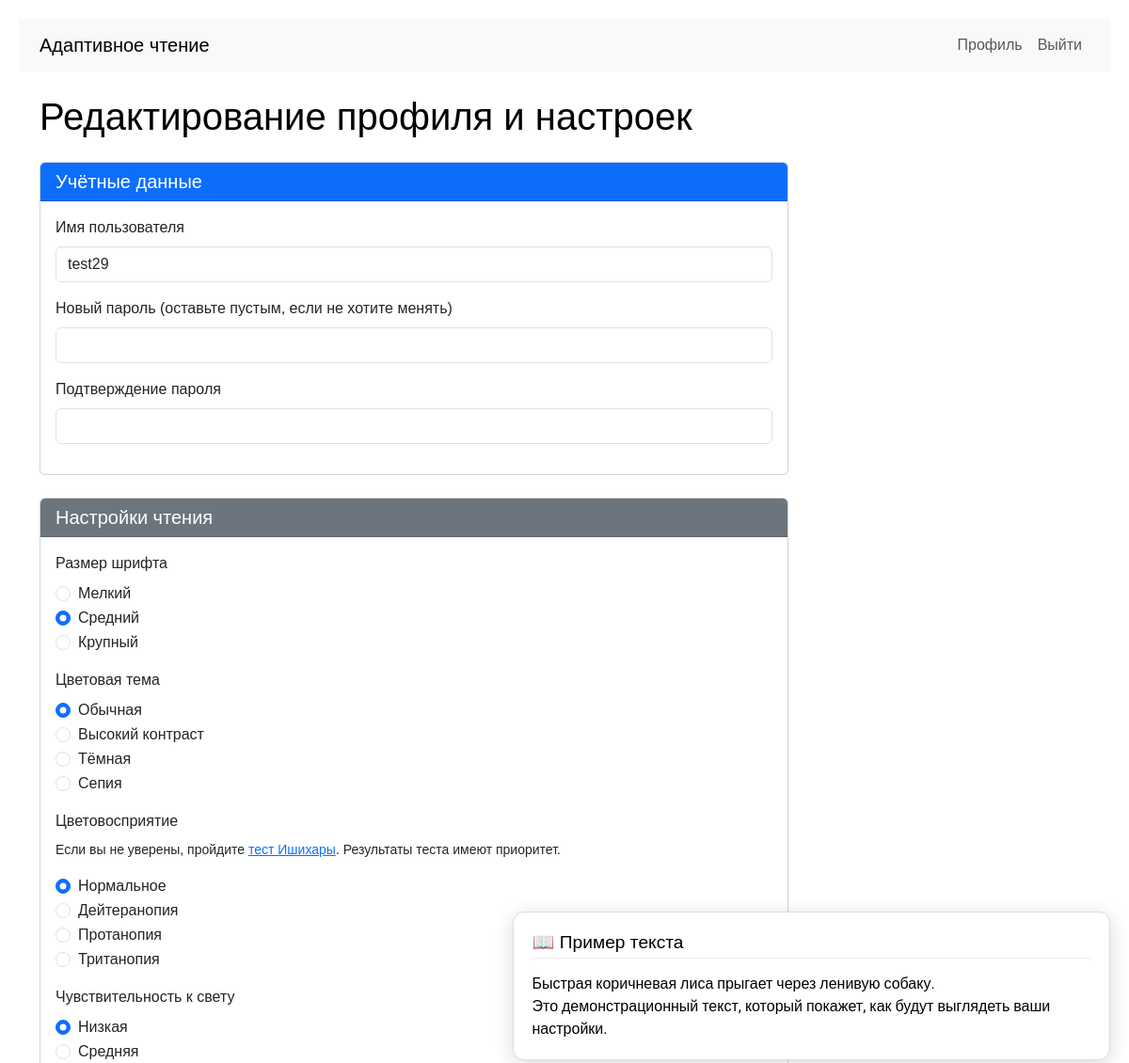
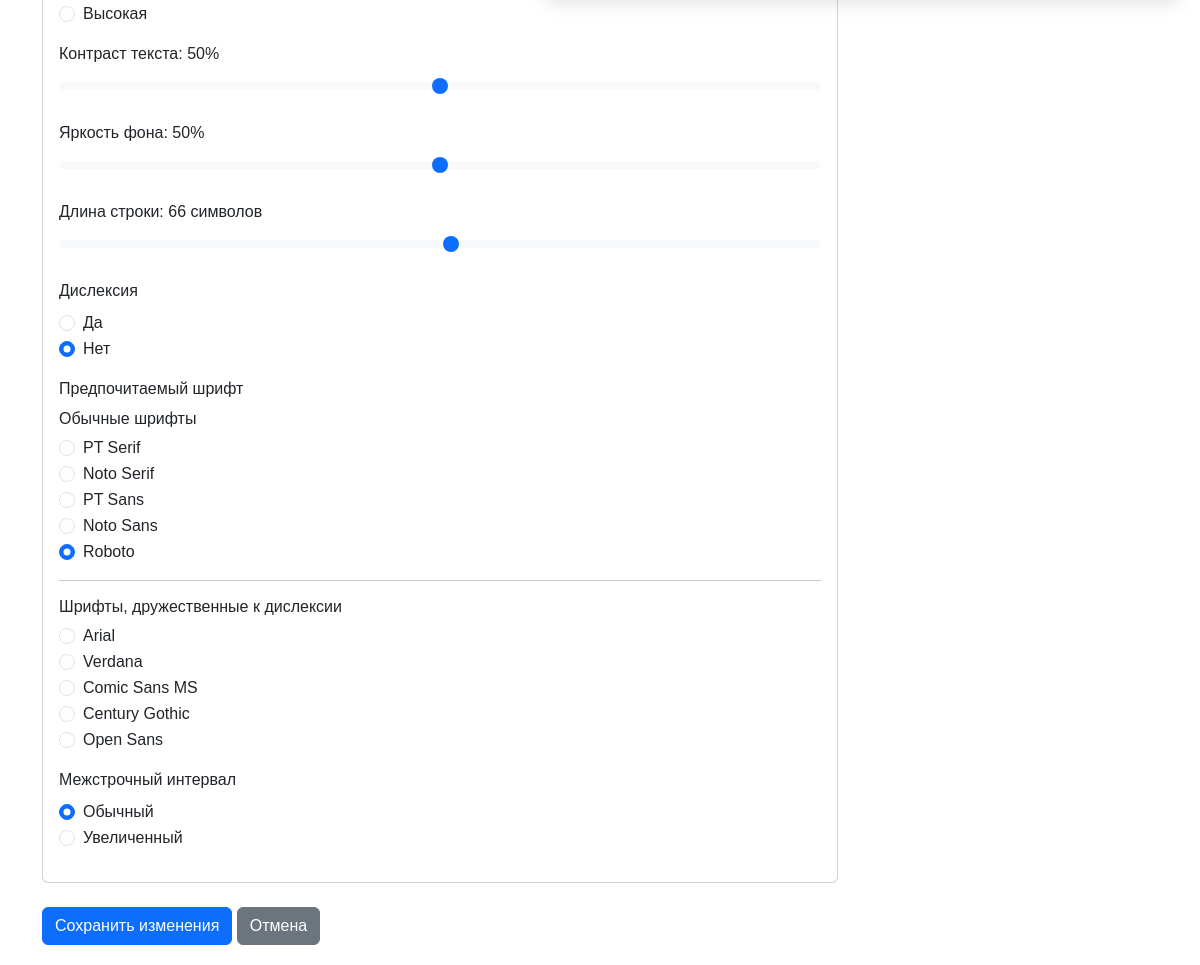
Page /profile/edit (signed in) on the earlier database version (2 pictures, top to bottom).
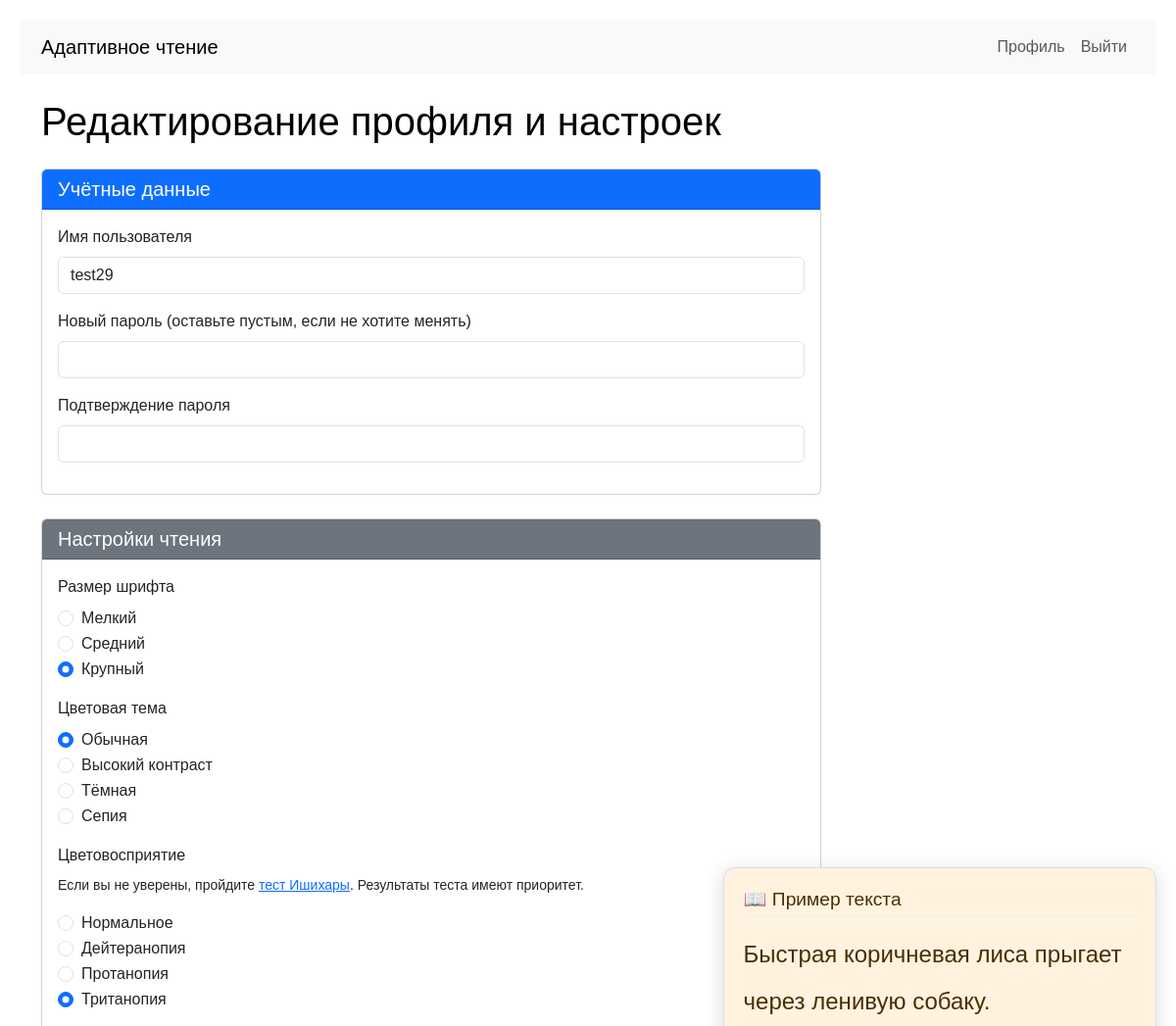
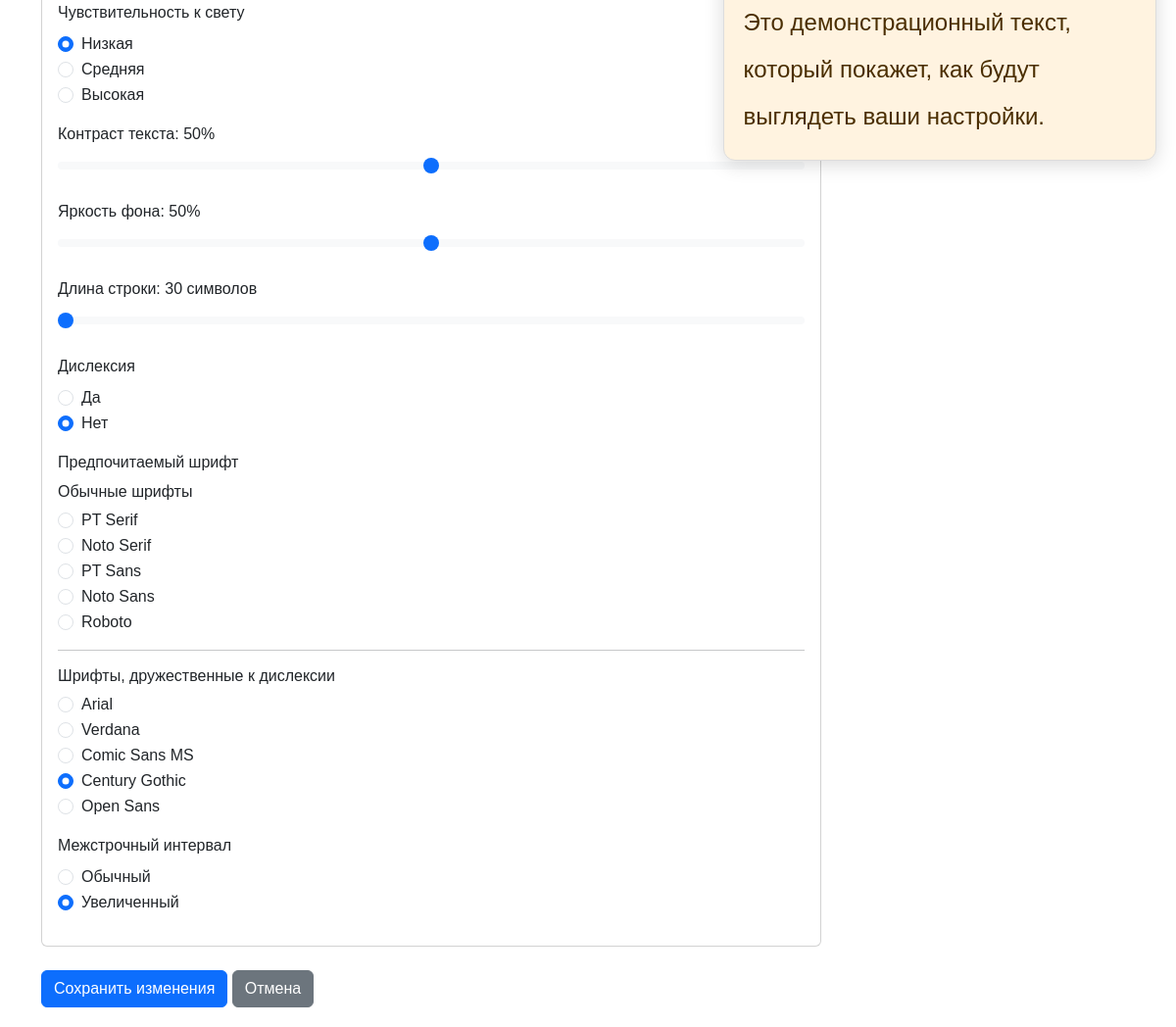
Same page on the later database version (2 pictures, top to bottom).
### app.py (models this page shows, shortened)
class User(db.Model):
    id = db.Column(db.Integer, primary_key=True)
    username = db.Column(db.String(80), unique=True, nullable=False, default='user1')
    password_hash = db.Column(db.String(200))
    contrast = db.Column(db.String(20))       # 'high', 'medium', 'low'
    color_vision = db.Column(db.String(20))   # 'normal', 'deutan', 'protan', 'tritan'
    font_pref = db.Column(db.String(20))      # 'small', 'medium', 'large'
    theme_pref = db.Column(db.String(20))     # 'light', 'dark', 'sepia', 'high_contrast'
    line_height = db.Column(db.String(20), default='normal')      # 'normal' или 'large'
    color_blindness_type = db.Column(db.String(20), default='none')   # 'none', 'protanopia', 'deuteranopia', 'tritanopia'
    has_dyslexia = db.Column(db.Boolean, default=False)
    light_sensitivity_level = db.Column(db.String(20), default='low')   # 'low', 'medium', 'high'
    preferred_font = db.Column(db.String(50), default='Roboto')
    contrast_sensitivity = db.Column(db.Integer, default=50)
    brightness_preference = db.Column(db.Integer, default=50)
    preferred_line_width_ch = db.Column(db.Integer, default=66)
    created_at = db.Column(db.DateTime, default=datetime.utcnow)

### app.py (the view, shortened to what this page needs)
@app.route('/profile/edit', methods=['GET', 'POST'])
def edit_profile():
    if 'user_id' not in session:
        return redirect(url_for('login'))
    user = User.query.get(session['user_id'])
    if not user:
        return redirect(url_for('login'))
    return render_template('profile_edit.html', user=user)

### app.py (called while the page is built)
@app.context_processor
def inject_user():
    return dict(session=session)

### templates/profile_edit.html (shortened to what the changed rows need)
{% extends "base.html" %}
{% block content %}
<h1 class="mb-4">Редактирование профиля и настроек</h1>
<form method="POST" action="{{ url_for('edit_profile') }}">
    <div class="demo-fixed" id="demoPreview">
        <h4>📖 Пример текста</h4>
        <div class="demo-text" id="demoText">
            Быстрая коричневая лиса прыгает через ленивую собаку.<br>
            Это демонстрационный текст, который покажет, как будут выглядеть ваши настройки.
        </div>
    </div>
    <div class="edit-content-wrapper">
        <div class="card mb-4">
            <div class="card-body">
                <div class="mb-3">
                    <label for="username" class="form-label">Имя пользователя</label>
                    <input type="text" class="form-control" id="username" name="username" value="{{ user.username }}">
                </div>
            </div>
        </div>
        <div class="card mb-4">
            <div class="card-body">
                <div class="mb-3">
                    <div class="form-check">
                        <input class="form-check-input" type="radio" name="vision" id="vision_small" value="small" {% if user.font_pref == 'small' %}checked{% endif %}>
                        <label class="form-check-label" for="vision_small">Мелкий</label>
                    </div>
                    <div class="form-check">
                        <input class="form-check-input" type="radio" name="vision" id="vision_medium" value="medium" {% if user.font_pref == 'medium' or not user.font_pref %}checked{% endif %}>
                        <label class="form-check-label" for="vision_medium">Средний</label>
                    </div>
                    <div class="form-check">
                        <input class="form-check-input" type="radio" name="vision" id="vision_large" value="large" {% if user.font_pref == 'large' %}checked{% endif %}>
                        <label class="form-check-label" for="vision_large">Крупный</label>
                    </div>
                </div>
                <div class="mb-3">
                    <div class="form-check">
                        <input class="form-check-input" type="radio" name="theme" id="theme_normal" value="normal" {% if user.theme_pref == 'normal' %}checked{% endif %}>
                        <label class="form-check-label" for="theme_normal">Обычная</label>
                    </div>
                    <div class="form-check">
                        <input class="form-check-input" type="radio" name="theme" id="theme_high" value="high" {% if user.theme_pref == 'high' %}checked{% endif %}>
                        <label class="form-check-label" for="theme_high">Высокий контраст</label>
                    </div>
                    <div class="form-check">
                        <input class="form-check-input" type="radio" name="theme" id="theme_dark" value="dark" {% if user.theme_pref == 'dark' %}checked{% endif %}>
                        <label class="form-check-label" for="theme_dark">Тёмная</label>
                    </div>
                    <div class="form-check">
                        <input class="form-check-input" type="radio" name="theme" id="theme_sepia" value="sepia" {% if user.theme_pref == 'sepia' %}checked{% endif %}>
                        <label class="form-check-label" for="theme_sepia">Сепия</label>
                    </div>
                </div>
                <div class="mb-3">
                    <div class="form-check">
                        <input class="form-check-input" type="radio" name="color_vision" id="color_normal" value="normal" {% if user.color_vision == 'normal' %}checked{% endif %}>
                        <label class="form-check-label" for="color_normal">Нормальное</label>
                    </div>
                    <div class="form-check">
                        <input class="form-check-input" type="radio" name="color_vision" id="color_deutan" value="deutan" {% if user.color_vision == 'deutan' %}checked{% endif %}>
                        <label class="form-check-label" for="color_deutan">Дейтеранопия</label>
                    </div>
                    <div class="form-check">
                        <input class="form-check-input" type="radio" name="color_vision" id="color_protan" value="protan" {% if user.color_vision == 'protan' %}checked{% endif %}>
                        <label class="form-check-label" for="color_protan">Протанопия</label>
                    </div>
                    <div class="form-check">
                        <input class="form-check-input" type="radio" name="color_vision" id="color_tritan" value="tritan" {% if user.color_vision == 'tritan' %}checked{% endif %}>
                        <label class="form-check-label" for="color_tritan">Тританопия</label>
                    </div>
                </div>
                <div class="mb-3">
                    <div class="form-check">
                        <input class="form-check-input" type="radio" name="light_sensitivity_level" id="light_low" value="low" {% if user.light_sensitivity_level == 'low' %}checked{% endif %}>
                        <label class="form-check-label" for="light_low">Низкая</label>
                    </div>
                    <div class="form-check">
                        <input class="form-check-input" type="radio" name="light_sensitivity_level" id="light_medium" value="medium" {% if user.light_sensitivity_level == 'medium' %}checked{% endif %}>
                        <label class="form-check-label" for="light_medium">Средняя</label>
                    </div>
                    <div class="form-check">
                        <input class="form-check-input" type="radio" name="light_sensitivity_level" id="light_high" value="high" {% if user.light_sensitivity_level == 'high' %}checked{% endif %}>
                        <label class="form-check-label" for="light_high">Высокая</label>
                    </div>
                </div>
                <div class="mb-3">
                    <label class="form-label">Контраст текста: <span id="contrastValue">{{ user.contrast_sensitivity or 50 }}</span>%</label>
                    <input type="range" class="form-range" id="contrastSlider" min="0" max="100" value="{{ user.contrast_sensitivity or 50 }}" step="1">
                </div>
                <div class="mb-3">
                    <label class="form-label">Яркость фона: <span id="brightnessValue">{{ user.brightness_preference or 50 }}</span>%</label>
                    <input type="range" class="form-range" id="brightnessSlider" min="0" max="100" value="{{ user.brightness_preference or 50 }}" step="1">
                </div>
                <div class="mb-3">
                    <label class="form-label">Длина строки: <span id="lineWidthValue">{{ user.preferred_line_width_ch or 66 }}</span> символов</label>
                    <input type="range" class="form-range" id="lineWidthSlider" min="30" max="100" value="{{ user.preferred_line_width_ch or 66 }}" step="1">
                </div>
                <div class="mb-3">
                    <div class="form-check">
                        <input class="form-check-input" type="radio" name="dyslexia" id="dyslexia_yes" value="yes" {% if user.has_dyslexia %}checked{% endif %}>
                        <label class="form-check-label" for="dyslexia_yes">Да</label>
                    </div>
                    <div class="form-check">
                        <input class="form-check-input" type="radio" name="dyslexia" id="dyslexia_no" value="no" {% if not user.has_dyslexia %}checked{% endif %}>
                        <label class="form-check-label" for="dyslexia_no">Нет</label>
                    </div>
                </div>
                <div class="mb-3">
                    <div class="form-check">
                        <input class="form-check-input" type="radio" name="preferred_font" id="font_pt_serif" value="PT Serif" {% if user.preferred_font == 'PT Serif' %}checked{% endif %}>
                        <label class="form-check-label" for="font_pt_serif">PT Serif</label>
                    </div>
                    <div class="form-check">
                        <input class="form-check-input" type="radio" name="preferred_font" id="font_noto_serif" value="Noto Serif" {% if user.preferred_font == 'Noto Serif' %}checked{% endif %}>
                        <label class="form-check-label" for="font_noto_serif">Noto Serif</label>
                    </div>
                    <div class="form-check">
                        <input class="form-check-input" type="radio" name="preferred_font" id="font_pt_sans" value="PT Sans" {% if user.preferred_font == 'PT Sans' %}checked{% endif %}>
                        <label class="form-check-label" for="font_pt_sans">PT Sans</label>
                    </div>
                    <div class="form-check">
                        <input class="form-check-input" type="radio" name="preferred_font" id="font_noto_sans" value="Noto Sans" {% if user.preferred_font == 'Noto Sans' %}checked{% endif %}>
                        <label class="form-check-label" for="font_noto_sans">Noto Sans</label>
                    </div>
                    <div class="form-check">
                        <input class="form-check-input" type="radio" name="preferred_font" id="font_roboto" value="Roboto" {% if user.preferred_font == 'Roboto' %}checked{% endif %}>
                        <label class="form-check-label" for="font_roboto">Roboto</label>
                    </div>
                    <div class="form-check">
                        <input class="form-check-input" type="radio" name="preferred_font" id="font_arial" value="Arial" {% if user.preferred_font == 'Arial' %}checked{% endif %}>
                        <label class="form-check-label" for="font_arial">Arial</label>
                    </div>
                    <div class="form-check">
                        <input class="form-check-input" type="radio" name="preferred_font" id="font_verdana" value="Verdana" {% if user.preferred_font == 'Verdana' %}checked{% endif %}>
                        <label class="form-check-label" for="font_verdana">Verdana</label>
                    </div>
                    <div class="form-check">
                        <input class="form-check-input" type="radio" name="preferred_font" id="font_comic" value="Comic Sans MS" {% if user.preferred_font == 'Comic Sans MS' %}checked{% endif %}>
                        <label class="form-check-label" for="font_comic">Comic Sans MS</label>
                    </div>
                    <div class="form-check">
                        <input class="form-check-input" type="radio" name="preferred_font" id="font_century" value="Century Gothic" {% if user.preferred_font == 'Century Gothic' %}checked{% endif %}>
                        <label class="form-check-label" for="font_century">Century Gothic</label>
                    </div>
                    <div class="form-check">
                        <input class="form-check-input" type="radio" name="preferred_font" id="font_open_sans" value="Open Sans" {% if user.preferred_font == 'Open Sans' %}checked{% endif %}>
                        <label class="form-check-label" for="font_open_sans">Open Sans</label>
                    </div>
                </div>
                <div class="mb-3">
                    <div class="form-check">
                        <input class="form-check-input" type="radio" name="line_height" id="line_normal" value="normal" {% if user.line_height == 'normal' or not user.line_height %}checked{% endif %}>
                        <label class="form-check-label" for="line_normal">Обычный</label>
                    </div>
                    <div class="form-check">
                        <input class="form-check-input" type="radio" name="line_height" id="line_large" value="large" {% if user.line_height == 'large' %}checked{% endif %}>
                        <label class="form-check-label" for="line_large">Увеличенный</label>
                    </div>
                </div>
            </div>
        </div>
    </div>
</form>
{% endblock %}

Differences in the rows shown:
changed User "test29": font_pref "☑ Средний" → "☐ Средний"; font_pref "☐ Крупный" → "☑ Крупный"; color_vision "☑ Нормальное" → "☐ Нормальное"; color_vision "☐ Тританопия" → "☑ Тританопия"; preferred_line_width_ch "66" → "30"; preferred_font "☑ Roboto" → "☐ Roboto"; preferred_font "☐ Century Gothic" → "☑ Century Gothic"; line_height "☑ Обычный" → "☐ Обычный"; line_height "☐ Увеличенный" → "☑ Увеличенный"
